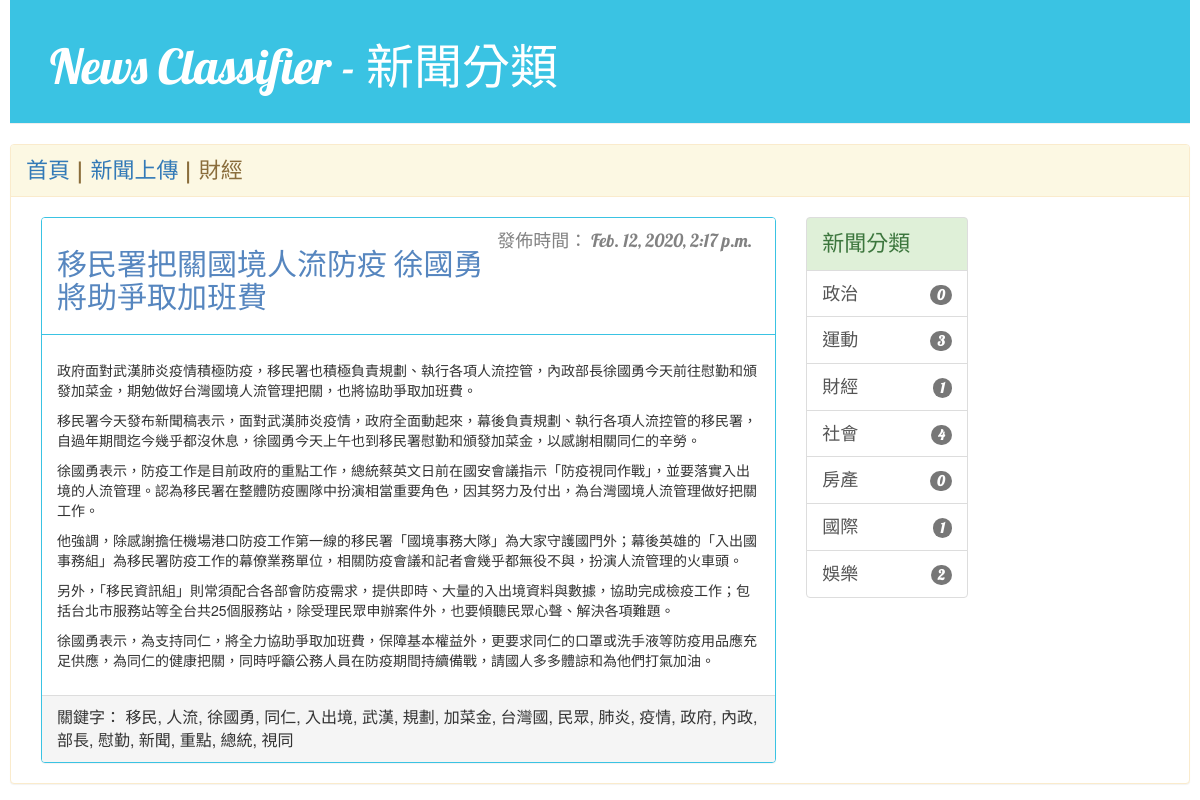
The page /news/category/2/ on the database its author committed.
### news/models.py (models this page shows, shortened)
class NewsType(models.Model): # 新聞類型
    type_id = models.IntegerField()
    type_name = models.CharField(max_length=15)
    def __str__(self):
        return self.type_name

class News(models.Model):
    author = models.ForeignKey(User, on_delete=models.CASCADE) # 連接使用者模組，刪除時則會將關聯對象一併刪除
    title = models.CharField(max_length=200)
    content = models.TextField()
    keyword = models.CharField(max_length=100)
    category = models.IntegerField()
    created_date = models.DateTimeField(default=timezone.now)
    created_time = models.DateTimeField(auto_now_add = True)

### news/views.py (the view)
# urls.py: url(r'^category/(?P<num>\d+)/$', views.news_nav, name='news_nav'),
def news_nav(request, num):
    cate_cnt = News.objects.values('category').annotate(cnt=Count('category'))
    types = NewsType.objects.all()
    type_arr = getTypeArr(cate_cnt, types)
    posts = News.objects.ﬁlter(category=num).order_by('-created_date')
    category = NewsType.objects.ﬁlter(type_id=num)
    return render(request, 'news/news_list.html', {'posts': posts, 'type_arr': type_arr, 'category': category[0]})

### news/views.py (called while the page is built)
def getTypeArr(cate_cnt, types):
    cate_dict = {}
    for cate in cate_cnt:
        cate_dict[cate['category']] = cate['cnt']
    type_arr = []
    for t in types:
        type_dict = {}
        type_dict['type_id'] = t.type_id
        type_dict['type_name'] = t.type_name
        if t.type_id in cate_dict.keys():
            type_dict['cnt'] = cate_dict[t.type_id]
        else:
            type_dict['cnt'] = 0
        type_arr.append(type_dict)
    return type_arr

### news/templates/news/news_list.html
{% extends 'news/base.html' %}
{% block content %}
<span class="lead-mid">{{ category }}</span>
</div>
<div class=" container-fluid ">
	<div class="col-md-8">
		<br>
		{% for post in posts %}
		<div class="panel panel-mine">
			<div class="panel-heading">
				<div class="date lead-small">
				  <p>發佈時間： {{post.created_date}}</p>
				</div>
				<h2><font color="#5686BF">{{post.title}}</font></h2>
			</div>
			<div class="panel-body">
				<p>{{post.content|linebreaks}}</p>
			</div>
			<div class="panel-footer mid-word">關鍵字： {{post.keyword}}</div>
		</div>
		{% empty %}
		<p class="lead-mid">此分類暫無新聞，敬請期待！</p>
		{% endfor %}
	</div>
{% endblock %}

### news/templates/news/base.html (shortened to what this page needs)
{% load staticfiles %}
<!DOCTYPE html>
<html lang="zh-TW">
<head>
	<link rel="stylesheet" href="https://maxcdn.bootstrapcdn.com/bootstrap/3.3.7/css/bootstrap.min.css">
	<link rel="stylesheet" href="{% static 'css/blog.css' %}">
</head>
<body>
    <div class="page-header">
        <a href="{% url 'news_list' %}"><h1>News Classifier - 新聞分類</h1></a>
    </div>
	<div class="panel panel-warning">
		<div class="panel-heading">
			<a class="lead-mid" href="{% url 'news_list' %}">首頁</a>
			<span class="lead-mid"> | </span>
			<a class="lead-mid" href="{% url 'news_add' %}">新聞上傳</a>
			<span class="lead-mid"> | </span>
    {% block content %}{% endblock %}
	<div class="hidden-xs col-lg-2">
		<br>
		<div class="list-group">
		<div class="list-group-item list-group-item-success lead-mid">新聞分類</div>
			{% for type in type_arr %}
			<a href="{% url 'news_nav' num=type.type_id %}" class="list-group-item lead-small">
				{{ type.type_name }}
				<span class="badge lead-xs">{{ type.cnt }}</span>
			</a>
			{% empty %}
			<ul>暫無分類，敬請期待</ul>
			{% endfor %}
		</div>
	</div>
</div>
</body>
</html>

### news/static/css/blog.css (style rules this page uses)
body { padding-left: 10px; padding-right: 10px; }
div.page-header { background-color: #3AC3E3; margin-top: 0; padding: 20px 20px 20px 40px; }
div.page-header h1, .page-header h1 a, .page-header h1 a:visited, .page-header h1 a:active { color: #ffffff; font-size: 36pt; text-decoration: none; }
h1, h2, h3, h4 { font-family: 'lobster', cursive; }
.date { float: right; color: #828282; padding-right: 8px; }
.mid-word { font-size: 12pt; }
.lead-xs { margin-top:4px; font-size:14px; font-family: 'lobster', cursive; }
.lead-small { font-size:18px; font-family: 'lobster', cursive; }
.lead-mid { font-size:22px; font-family: 'lobster', cursive; }
.panel-mine { border-color:#3AC3E3; }
.panel-mine>.panel-heading { color:#3c763d;background-color:#ffffff;border-color:#3AC3E3;border-size: 10px; }

### rows shown on the page
NewsType: type_name "財經", type_name "財經"
News: created_date "Feb. 12, 2020, 2:17 p.m.", title "移民署把關國境人流防疫 徐國勇將助爭取加班費", content "政府面對武漢肺炎疫情積極防疫，移民署也積極負責規劃、執行各項人流控管，內政部長徐國勇今天前往慰勤和頒發加菜金，期勉做好台灣國境人流管理把關，也將協助爭取加班費。 移民署今天發布新聞稿表示，面對武漢肺炎疫情，政府全面動起來，幕後負責規劃、執行各項人流控管的移民署，自過年期間迄今幾乎都沒休息，徐國勇今天上午也到移民署慰勤和頒發加菜金，以感謝相關同仁的辛勞。 徐國勇表示，防疫工作是目前政府的重點工作，總統蔡英文日前在國安會議指示「防疫視同作戰」，並要落實入出境的人流管理。認為移民署在整體防疫團隊中扮演相當重要角色，因其努力及付出，為台灣國境人流管理做好把關工作。 他強調，除感謝擔任機場港口防疫工作第一線的移民署「國境事務大隊」為大家守護國門外；幕後英雄的「入出國事務組」為移民署防疫工作的幕僚業務單位，相關防疫會議和記者會幾乎都無役不與，扮演人流管理的火車頭。 另外，「移民資訊組」則常須配合各部會防疫需求，提供即時、大量的入出境資料與數據，協助完成檢疫工作；包括台北市服務站等全台共25個服務站，除受理民眾申辦案件外，也要傾聽民眾心聲、解決各項難題。 徐國勇表示，為支持同仁，將全力協助爭取加班費，保障基本權益外，更要求同仁的口罩或洗手液等防疫用品應充足供應，為同仁的健康把關，同時呼籲公務人員在防疫期間持續備戰，請國人多多體諒和為他們打氣加油。", keyword "移民, 人流, 徐國勇, 同仁, 入出境, 武漢, 規劃, 加菜金, 台灣國, 民眾, 肺炎, 疫情, 政府, 內政, 部長, 慰勤, 新聞, 重點, 總統, 視同"
NewsType: type_name "政治"
NewsType: type_name "運動"
NewsType: type_name "社會"
NewsType: type_name "房產"
NewsType: type_name "國際"
NewsType: type_name "娛樂"

### other values the page prints
{{ type.cnt }} "0" "3" "1" "4" "0" "1" "2"
